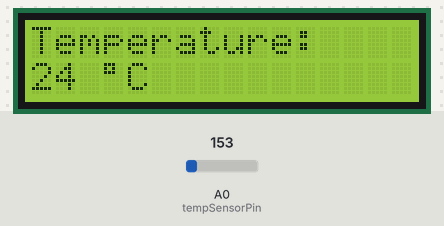
A sketch run on a simulated Arduino Uno, built with avr-gcc and run on an emulated ATmega328P. Shown: 16×2 character LCD. The test bench sets the inputs (shaded band); at power-on: A0 (tempSensorPin) = 153.

Above: at 6.2 s.
6.3 s: A0 (tempSensorPin) set to 165
At 8.2 s:
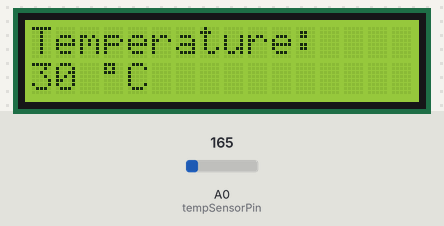
8.5 s: A0 (tempSensorPin) set to 175
At 10.0 s:
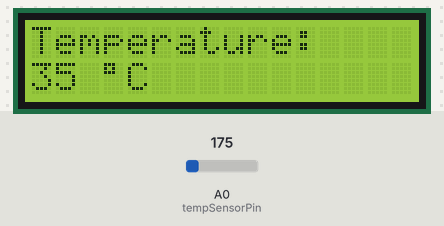
10.5 s: A0 (tempSensorPin) set to 191
At 11.8 s:
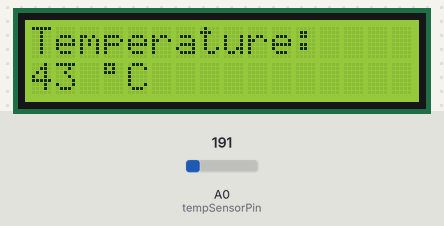
Timing chart, 0 to 13.5 s (numbered marks = the images above; inputs shaded):
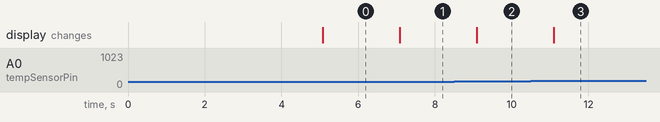

The sketch:

II.II.ino
```cpp
// bibliotēka LCD vadībai
#include <LiquidCrystal.h>
const int ELEMENT_COUNT_MAX = 21;
int i = 0;
//šķidro kristālu displeja pieslēgvietas
LiquidCrystal lcd(12, 11, 5, 4, 3, 2);
//Temperatūras sensora pieslēgvieta
const int tempSensorPin = A0;
int storage_array[ELEMENT_COUNT_MAX];
//nolasītā temperatūras sensora vērtība
int tempSensVal = 0;
//nolasītā vērtība pārveidota uz voltiem
float volts = 0;
//volti pārveidoti uz celsija grādiem
float temp = 0;
float average (int * array, int len)  // assuming array is int.
{
  long sum = 0L ;  // sum will be larger than an item, long for safety.
  for (int i = 0 ; i < len ; i++)
    sum += array [i] ;
  return  ((float) sum) / len ;  // average will be fractional, so float may be appropriate.
}
void setup()
{
  //temperatūras sensora pieslēgvietas stāvokļa noteikšana
  pinMode(tempSensorPin, INPUT);
  //displeja nodefinēšana, (16 rakstzīmes, 2 rindas)
  lcd.begin(16, 2);
  //teksta izvadīšana LCD
  lcd.print("Digital");
  //kursora novietošana otrās rindas sākumā
  lcd.setCursor(0, 1);
  //teksta izvadīšana LCD
  lcd.print("thermometer");
  //pauze 5 sekundes
  delay(5000);
}
void loop()
{
  //temperatūras sensora vērtības nolasīšana
  tempSensVal = analogRead(tempSensorPin);
  //nolasītās vērtības pārveidošana uz voltiem
  volts = (tempSensVal / 1024.0) * 5.0;
  //iegūtās vērtības pārveidošana uz celsija grādiem
  temp = (volts - 0.5) * 100;
  storage_array[i] = temp;
  i++;
  if (i == ELEMENT_COUNT_MAX) {
    i = 0;
    int avg = average(storage_array, ELEMENT_COUNT_MAX);
    lcd.clear();
    //kursora novietošana pirmās rindas sākumā
    lcd.setCursor(0, 0);
    lcd.print("Temperature: ");
    lcd.setCursor(0, 1);
    lcd.print(avg);
    lcd.print(" ");
    //grādu simbola "◦" izvadīšana LCD
    lcd.print((char)223);
    lcd.print("C");
    delay(2000);
  }
}
```

Measured:
- after the input at 6.3 s, the display: changes after 0.78 s (image 1)
- after the input at 8.5 s, the display: changes after 0.59 s (image 2)
- after the input at 10.5 s, the display: changes after 0.60 s (image 3)
